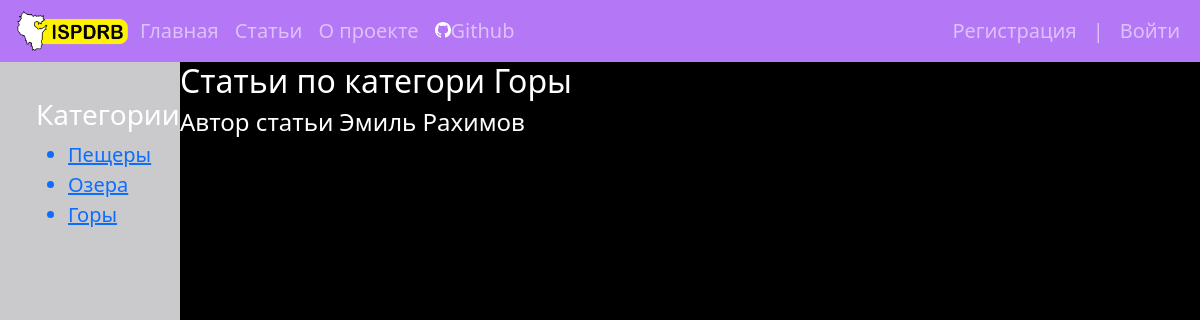
/articles/, run on an earlier commit of the app's database.
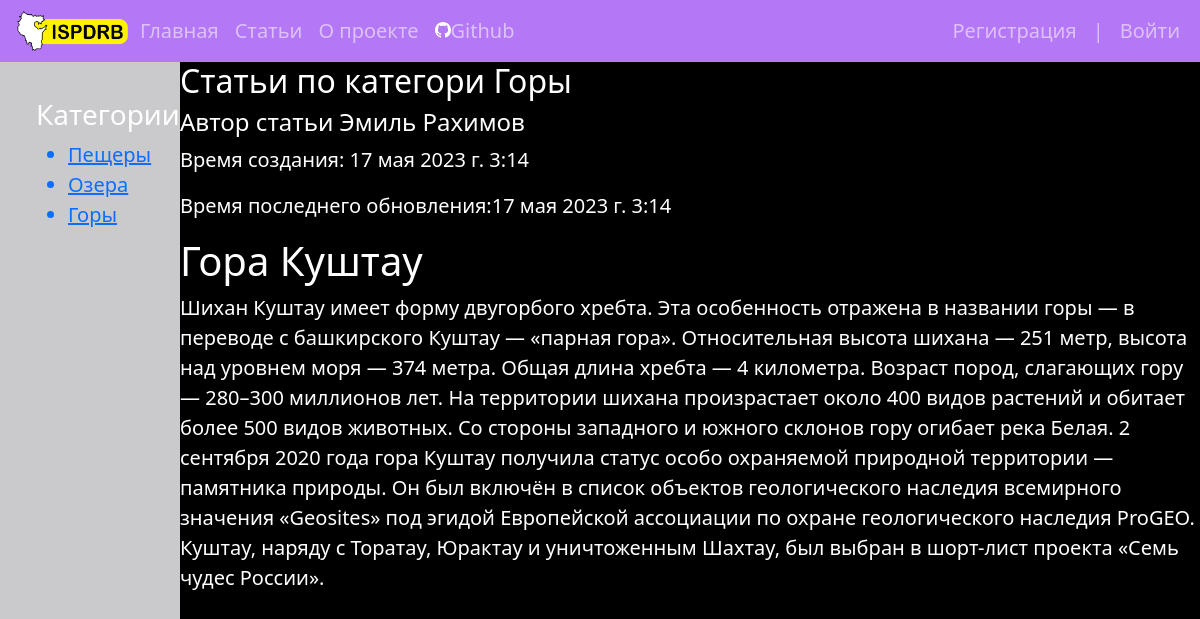
And on a later commit of the database.
### main/models.py (models this page shows, shortened)
class Article(models.Model):
    title = models.CharField(max_length=255)
    content = models.TextField(blank=False)
    photo = models.ImageField(upload_to="photos/%Y/%m/%d/")
    time_create = models.DateTimeField(auto_now_add=True)
    time_update = models.DateTimeField(auto_now=True)
    is_published = models.BooleanField(default=True)
    class Meta:
        verbose_name = 'Статья'
        verbose_name_plural = 'Статьи'

### main/views.py (the view)
# urls.py: path('articles/', articles, name='articles'),
def articles(request):
    posts = Article.objects.all()
    context = {
        'menu': menu,
        'title': 'Статьи',
        'posts': posts
    }
    return render(request, 'main/articles.html', context=context)

### main/templates/main/articles.html
{% extends 'main/base.html' %}
{% block body  %}
<div id="articles-category">
    <h3>Категории</h3>
    <ul>
        <a href=""><li>Пещеры</li></a>
        <a href=""><li>Озера</li></a>
        <a href=""><li>Горы</li></a>
    </ul>
</div>
<div id="articles-main">
    <h2>Статьи по категори Горы</h2>
    <h4>Автор статьи Эмиль Рахимов</h4>
    {% for p in posts %}
    <p>Время создания: {{p.time_create }}</p>
    <p>Время последнего обновления:{{p.time_update}}</p>
    <h1>{{p.title}}</h1>
    <p>{{p.content}}</p>
    {% endfor  %}
</div>
{% endblock  %}

What changed in the data, as far as the page shows it:
added Article: time_create "17 мая 2023 г. 3:14", time_update "17 мая 2023 г. 3:14", title "Гора Куштау", content "Шихан Куштау имеет форму двугорбого хребта. Эта особенность отражена в названии горы — в переводе с башкирского Куштау — «парная гора». Относительная высота шихана — 251 метр, высота над уровнем моря — 374 метра. Общая длина хребта — 4 километра. Возраст пород, слагающих гору — 280–300 миллионов лет. На территории шихана произрастает около 400 видов растений и обитает более 500 видов животных. Со стороны западного и южного склонов гору огибает река Белая. 2 сентября 2020 года гора Куштау получила статус особо охраняемой природной территории — памятника природы. Он был включён в список объектов геологического наследия всемирного значения «Geosites» под эгидой Европейской ассоциации по охране…"
